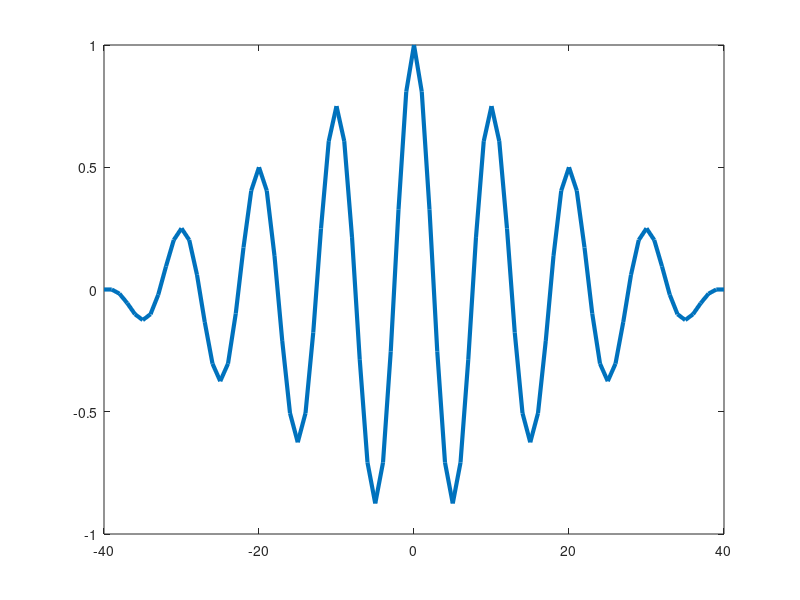

This figure's MATLAB source:
clc;
clear all;
close all;

n = -20:20; %defining the time index vector
x = sin(pi/5*n); %the signal

z = xcorr(x); %auto-correlation of x
index = min(n)+min(n):max(n)+max(n); %corresponding time index vector of z
plot(index, z/max(z), 'Linewidth', 3); % showing normalized output
